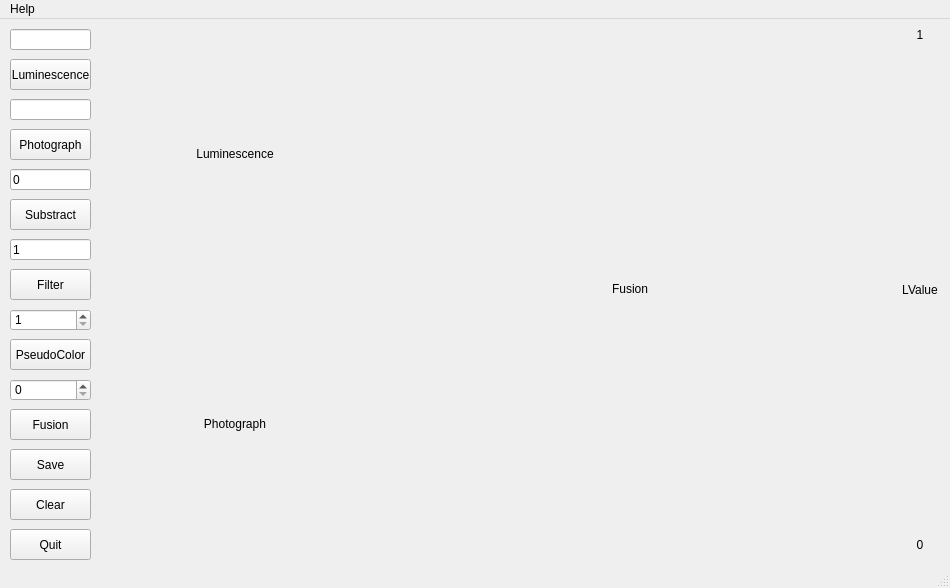
<?xml version="1.0" encoding="UTF-8"?>
<ui version="4.0">
 <class>ImagePseudoColorClass</class>
 <widget class="QMainWindow" name="ImagePseudoColorClass">
  <property name="geometry">
   <rect>
    <x>0</x>
    <y>0</y>
    <width>950</width>
    <height>588</height>
   </rect>
  </property>
  <property name="minimumSize">
   <size>
    <width>950</width>
    <height>588</height>
   </size>
  </property>
  <property name="maximumSize">
   <size>
    <width>950</width>
    <height>588</height>
   </size>
  </property>
  <property name="windowTitle">
   <string>ImagePseudoColor</string>
  </property>
  <widget class="QWidget" name="centralWidget">
   <widget class="QLineEdit" name="PhotographLineEdit">
    <property name="geometry">
     <rect>
      <x>10</x>
      <y>80</y>
      <width>81</width>
      <height>21</height>
     </rect>
    </property>
    <property name="readOnly">
     <bool>true</bool>
    </property>
   </widget>
   <widget class="QPushButton" name="pushButtonPhotograph">
    <property name="geometry">
     <rect>
      <x>10</x>
      <y>110</y>
      <width>81</width>
      <height>31</height>
     </rect>
    </property>
    <property name="text">
     <string>Photograph</string>
    </property>
   </widget>
   <widget class="QLineEdit" name="LuminescenceLineEdit">
    <property name="geometry">
     <rect>
      <x>10</x>
      <y>10</y>
      <width>81</width>
      <height>21</height>
     </rect>
    </property>
    <property name="readOnly">
     <bool>true</bool>
    </property>
   </widget>
   <widget class="QPushButton" name="pushButtonLuminescence">
    <property name="geometry">
     <rect>
      <x>10</x>
      <y>40</y>
      <width>81</width>
      <height>31</height>
     </rect>
    </property>
    <property name="text">
     <string>Luminescence</string>
    </property>
   </widget>
   <widget class="QLineEdit" name="SubstractLineEdit">
    <property name="geometry">
     <rect>
      <x>10</x>
      <y>150</y>
      <width>81</width>
      <height>21</height>
     </rect>
    </property>
    <property name="text">
     <string>0</string>
    </property>
   </widget>
   <widget class="QPushButton" name="pushButtonClear">
    <property name="geometry">
     <rect>
      <x>10</x>
      <y>470</y>
      <width>81</width>
      <height>31</height>
     </rect>
    </property>
    <property name="text">
     <string>Clear</string>
    </property>
   </widget>
   <widget class="QPushButton" name="pushButtonSave">
    <property name="geometry">
     <rect>
      <x>10</x>
      <y>430</y>
      <width>81</width>
      <height>31</height>
     </rect>
    </property>
    <property name="text">
     <string>Save</string>
    </property>
   </widget>
   <widget class="QPushButton" name="pushButtonFilter">
    <property name="geometry">
     <rect>
      <x>10</x>
      <y>250</y>
      <width>81</width>
      <height>31</height>
     </rect>
    </property>
    <property name="text">
     <string>Filter</string>
    </property>
   </widget>
   <widget class="QLineEdit" name="FilterLineEdit">
    <property name="geometry">
     <rect>
      <x>10</x>
      <y>220</y>
      <width>81</width>
      <height>21</height>
     </rect>
    </property>
    <property name="text">
     <string>1</string>
    </property>
   </widget>
   <widget class="QPushButton" name="pushButtonQuit">
    <property name="geometry">
     <rect>
      <x>10</x>
      <y>510</y>
      <width>81</width>
      <height>31</height>
     </rect>
    </property>
    <property name="text">
     <string>Quit</string>
    </property>
   </widget>
   <widget class="QPushButton" name="pushButtonFusion">
    <property name="geometry">
     <rect>
      <x>10</x>
      <y>390</y>
      <width>81</width>
      <height>31</height>
     </rect>
    </property>
    <property name="text">
     <string>Fusion</string>
    </property>
   </widget>
   <widget class="QPushButton" name="pushButtonSubstract">
    <property name="geometry">
     <rect>
      <x>10</x>
      <y>180</y>
      <width>81</width>
      <height>31</height>
     </rect>
    </property>
    <property name="text">
     <string>Substract</string>
    </property>
   </widget>
   <widget class="QSpinBox" name="spinBoxHighValue">
    <property name="geometry">
     <rect>
      <x>10</x>
      <y>290</y>
      <width>81</width>
      <height>22</height>
     </rect>
    </property>
    <property name="minimum">
     <number>1</number>
    </property>
    <property name="maximum">
     <number>65535</number>
    </property>
    <property name="singleStep">
     <number>100</number>
    </property>
   </widget>
   <widget class="QSpinBox" name="spinBoxLowValue">
    <property name="geometry">
     <rect>
      <x>10</x>
      <y>360</y>
      <width>81</width>
      <height>22</height>
     </rect>
    </property>
    <property name="maximum">
     <number>65534</number>
    </property>
    <property name="singleStep">
     <number>100</number>
    </property>
   </widget>
   <widget class="QLabel" name="photographLabel">
    <property name="geometry">
     <rect>
      <x>110</x>
      <y>280</y>
      <width>250</width>
      <height>250</height>
     </rect>
    </property>
    <property name="text">
     <string>Photograph</string>
    </property>
    <property name="alignment">
     <set>Qt::AlignCenter</set>
    </property>
   </widget>
   <widget class="QLabel" name="luminescenceLabel">
    <property name="geometry">
     <rect>
      <x>110</x>
      <y>10</y>
      <width>250</width>
      <height>250</height>
     </rect>
    </property>
    <property name="text">
     <string>Luminescence</string>
    </property>
    <property name="alignment">
     <set>Qt::AlignCenter</set>
    </property>
   </widget>
   <widget class="QLabel" name="fusionImageLabel">
    <property name="geometry">
     <rect>
      <x>370</x>
      <y>10</y>
      <width>520</width>
      <height>520</height>
     </rect>
    </property>
    <property name="layoutDirection">
     <enum>Qt::LeftToRight</enum>
    </property>
    <property name="text">
     <string>Fusion</string>
    </property>
    <property name="alignment">
     <set>Qt::AlignCenter</set>
    </property>
   </widget>
   <widget class="QPushButton" name="pushButtonPseudoColor">
    <property name="geometry">
     <rect>
      <x>10</x>
      <y>320</y>
      <width>81</width>
      <height>31</height>
     </rect>
    </property>
    <property name="text">
     <string>PseudoColor</string>
    </property>
   </widget>
   <widget class="QLabel" name="clorbarHighLabel">
    <property name="geometry">
     <rect>
      <x>900</x>
      <y>10</y>
      <width>40</width>
      <height>12</height>
     </rect>
    </property>
    <property name="text">
     <string>1</string>
    </property>
    <property name="alignment">
     <set>Qt::AlignCenter</set>
    </property>
   </widget>
   <widget class="QLabel" name="colorbarLowLabel">
    <property name="geometry">
     <rect>
      <x>900</x>
      <y>520</y>
      <width>40</width>
      <height>12</height>
     </rect>
    </property>
    <property name="text">
     <string>0</string>
    </property>
    <property name="alignment">
     <set>Qt::AlignCenter</set>
    </property>
   </widget>
   <widget class="QLabel" name="colorbarImageLabel">
    <property name="geometry">
     <rect>
      <x>900</x>
      <y>30</y>
      <width>40</width>
      <height>481</height>
     </rect>
    </property>
    <property name="text">
     <string>LValue</string>
    </property>
    <property name="alignment">
     <set>Qt::AlignCenter</set>
    </property>
   </widget>
  </widget>
  <widget class="QMenuBar" name="menuBar">
   <property name="geometry">
    <rect>
     <x>0</x>
     <y>0</y>
     <width>950</width>
     <height>23</height>
    </rect>
   </property>
   <widget class="QMenu" name="menuAbout">
    <property name="title">
     <string>Help</string>
    </property>
    <addaction name="actionAbout"/>
   </widget>
   <addaction name="menuAbout"/>
  </widget>
  <widget class="QStatusBar" name="statusBar"/>
  <action name="actionAbout">
   <property name="text">
    <string>About</string>
   </property>
  </action>
 </widget>
 <layoutdefault spacing="6" margin="11"/>
 <resources>
  <include location="imagepseudocolor.qrc"/>
 </resources>
 <connections/>
</ui>
